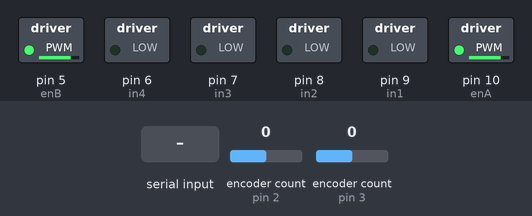
A sketch run on a simulated Arduino Leonardo, built with avr-gcc and run on an emulated ATmega32U4. Shown: switched loads named in the sketch (green lamp = pin HIGH). The test bench sets the inputs (shaded band); at power-on: encoder count (sensors on pin 2, pin 3) 0. What the sketch prints to the serial monitor is not drawn.

Above: at 1.2 s.
1.3 s: "1" received over Serial
Timing chart, 0 to 4.3 s (numbered marks = the images above; inputs shaded):
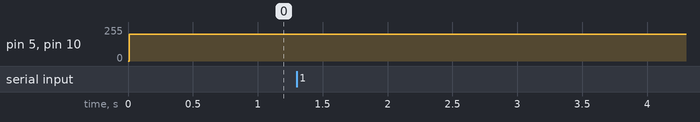

Measured:
- after the input at 1.3 s, every drawn part: stays the same

The sketch:

h_bridge_test.ino
```cpp
#include <Encoder.h>


int enA = 10;
int in1 = 9;
int in2 = 8;
// motor two
int enB = 5;
int in3 = 7;
int in4 = 6;
Encoder leftEncoder(2, 11);
Encoder rightEncoder(3, 12);

void setup()
{
  Serial.begin(9600);
  while (! Serial); // Wait until Serial is ready - Leonardo
  Serial.println("PRINT");
  // set all the motor control pins to outputs
  pinMode(enA, OUTPUT);
  pinMode(enB, OUTPUT);
  pinMode(in1, OUTPUT);
  pinMode(in2, OUTPUT);
  pinMode(in3, OUTPUT);
  pinMode(in4, OUTPUT);
  pinMode(21,INPUT);
}
void demoOne()
{
  // this function will run the motors in both directions at a fixed speed
  // turn on motor A
  digitalWrite(in1, HIGH);
  digitalWrite(in2, LOW);
  // set speed to 200 out of possible range 0~255
  analogWrite(enA, 200);
  // turn on motor B
  digitalWrite(in3, HIGH);
  digitalWrite(in4, LOW);
  // set speed to 200 out of possible range 0~255
  analogWrite(enB, 200);
  delay(2000);
  // now change motor directions
  digitalWrite(in1, LOW);
  digitalWrite(in2, HIGH);
  digitalWrite(in3, LOW);
  digitalWrite(in4, HIGH);
  delay(1000);
  // now turn off motors
  digitalWrite(in1, LOW);
  digitalWrite(in2, LOW);
  digitalWrite(in3, LOW);
  digitalWrite(in4, LOW);
}


char ch;

long positionLeft  = -999;
long positionRight = -999;

void loop()
{
  long newLeft, newRight;
  newLeft = leftEncoder.read();
  newRight = rightEncoder.read();
  if (newLeft != positionLeft || newRight != positionRight) {
    Serial.print("Left = ");
    Serial.print(newLeft);
    Serial.print(", Right = ");
    Serial.print(newRight);
    Serial.println();
    positionLeft = newLeft;
    positionRight = newRight;
  }
  // if a character is sent from the serial monitor,
  // reset both back to zero.
  if (Serial.available()) {
    Serial.read();
    Serial.println("Reset both knobs to zero");
    leftEncoder.write(0);
    rightEncoder.write(0);
  }

  digitalWrite(in1, LOW);
  digitalWrite(in2, LOW);
  digitalWrite(in3, LOW);
  digitalWrite(in4, LOW);
  analogWrite(enA, 200);
  analogWrite(enB, 200);
}
```
